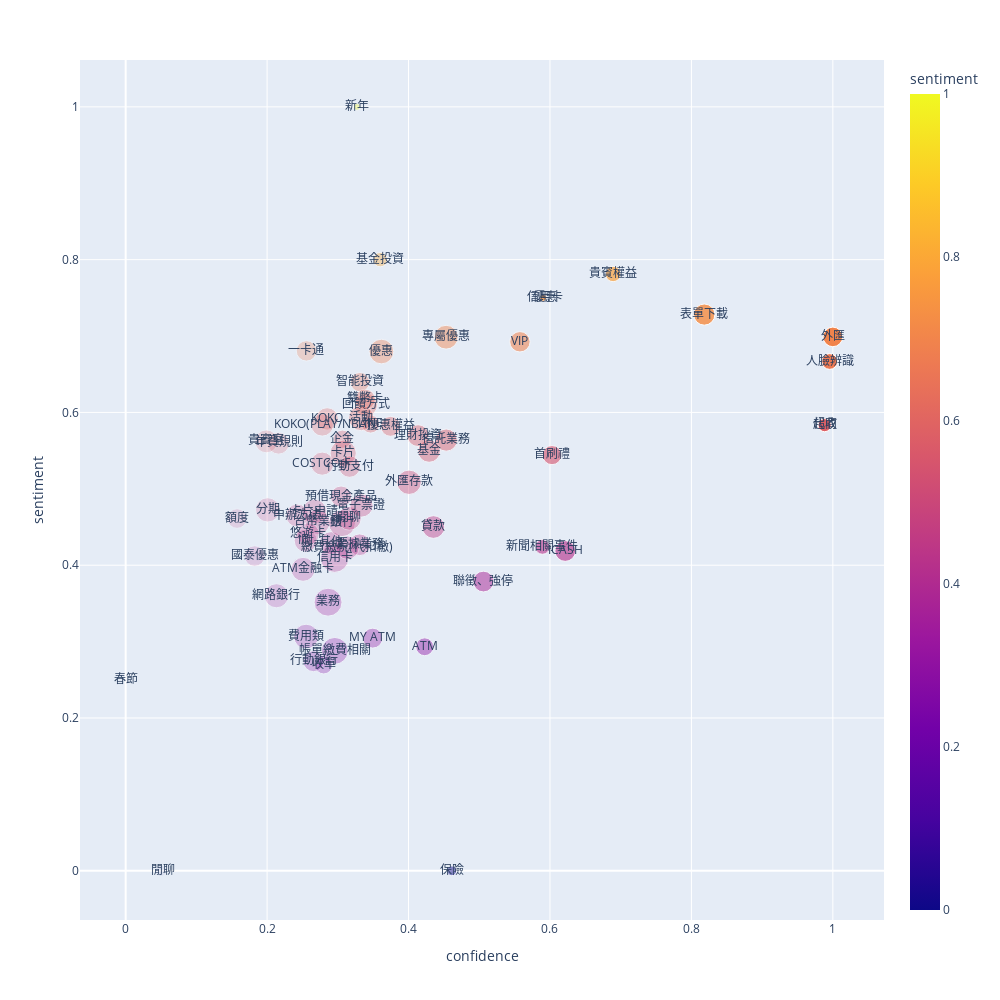

Notebook code for this chart:
### Code cell
fig = px.scatter(df_kw_sent, x='confidence', y='sentiment', size='count', color='sentiment', 
                 opacity=df_kw_sent['confidence'].values, 
                 text='keyword', height=1000, width=1000)
fig.show()
